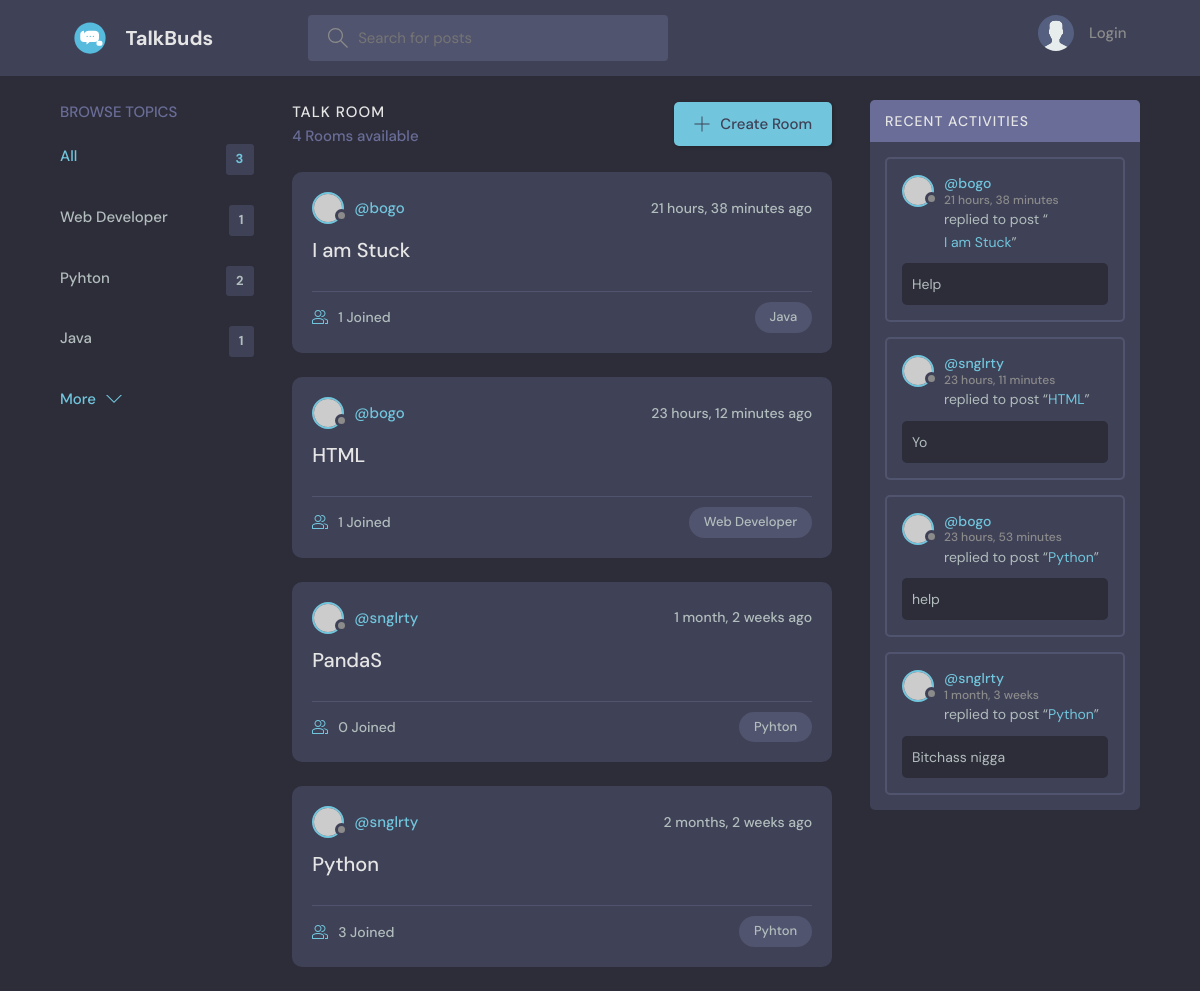
The page / on the database its author committed.
### base/models.py (models this page shows, shortened)
class Topic(models.Model):
    name = models.CharField(max_length=200)

class Room(models.Model):
    host = models.ForeignKey(User, on_delete= models.SET_NULL, null= True)
    topic = models.ForeignKey(Topic, on_delete= models.SET_NULL, null= True)
    name = models.CharField(max_length=200)
    description = models.TextField(null=True, blank=True)
    participants = models.ManyToManyField(User,related_name='particpants',blank='True')
    updated = models.DateTimeField(auto_now= True)
    created = models.DateTimeField(auto_now_add= True)
    class Meta:
        ordering = ['-updated','-created']
    def __str__(self):
        return self.name

class message(models.Model):
    user = models.ForeignKey(User,on_delete=models.CASCADE)
    room = models.ForeignKey(Room, on_delete=models.CASCADE)
    body = models.TextField()
    updated = models.DateTimeField(auto_now= True)
    created = models.DateTimeField(auto_now_add= True)
    class Meta:
        ordering = ['-updated','-created']

### base/views.py (the view)
# urls.py: path('',home,name="home"),
def home(request):
    q = request.GET.get('q') if request.GET.get('q') != None else ''
    rooms = Room.objects.filter(
        Q(topic__name__icontains=q) |
        Q(name__icontains=q) |
        Q(description__icontains=q)
    )
    topics = Topic.objects.all()
    room_count = rooms.count()
    chats = message.objects.all()
    context = {'rooms' : rooms,'topics' : topics,'room_count':room_count, 'chats' : chats}
    return render(request,'base/home.html',context)

### base/templates/base/home.html (shortened to what this page needs)
{%extends 'main.html'%}
{%block content%}
    <main class="layout layout--3">
      <div class="container">
        {% include 'base/topics_component.html' %}
        <div class="roomList">
          <div class="roomList__header">
            <div>
              <h2>Talk Room</h2>
              <p>{{room_count}} Rooms available</p>
            </div>
            <a class="btn btn--main" href="{%url 'create-room'%}">
              <svg version="1.1" xmlns="http://www.w3.org/2000/svg" width="32" height="32" viewBox="0 0 32 32">
                <title>add</title>
                <path
                  d="M16.943 0.943h-1.885v14.115h-14.115v1.885h14.115v14.115h1.885v-14.115h14.115v-1.885h-14.115v-14.115z"
                ></path>
              </svg>
              Create Room
            </a>
          </div>
                {% include 'base/feed_component.html' %}
        </div>
        {%include 'base/activity_component.html'%}
      </div>
    </main>
    {%endblock%}

### base/templates/base/topics_component.html
<div class="topics">
    <div class="topics__header">
      <h2>Browse Topics</h2>
    </div>
    <ul class="topics__list">
      <li>
        <a href="{% url 'home' %}" class="active">All <span>{{topics.count}}</span></a>
      </li>
      {% for topic in topics %}
      <li>
        <a href="{% url 'home' %}?q={{topic.name}}">{{topic.name}}<span>{{topic.room_set.all.count}}</span></a>
      </li>
      {% endfor   %}
    </ul>
    <a class="btn btn--link" href="{% url 'topics'%}">
      More
      <svg version="1.1" xmlns="http://www.w3.org/2000/svg" width="32" height="32" viewBox="0 0 32 32">
        <title>chevron-down</title>
        <path d="M16 21l-13-13h-3l16 16 16-16h-3l-13 13z"></path>
      </svg>
    </a>
  </div>

### base/templates/base/feed_component.html (shortened to what this page needs)
{% for room in rooms %}
    <div class="roomListRoom">
      <div class="roomListRoom__header">
        <a href="{% url 'profile' room.host.id %}" class="roomListRoom__author">
          <div class="avatar avatar--small">
            <img src="https://randomuser.me/api/portraits/women/11.jpg" />
          </div>
          <span>@{{ room.host.username }}</span>
        </a>
        <div class="roomListRoom__actions">
          <span>{{room.created|timesince}} ago</span>
        </div>
      </div>
      <div class="roomListRoom__content">
        <a href="{% url 'room' room.id%}">{{room.name}}</a>
      </div>
      <div class="roomListRoom__meta">
        <a href="{% url 'room' room.id%}" class="roomListRoom__joined">
          {{room.participants.all.count}} Joined
        </a>
        <p class="roomListRoom__topic">{{ room.topic.name }}</p>
      </div>
    </div>
{%endfor%}

### base/templates/base/activity_component.html
<div class="activities">
    <div class="activities__header">
      <h2>Recent Activities</h2>
    </div>
    {% for chat in chats %}
    <div class="activities__box">
      <div class="activities__boxHeader roomListRoom__header">
        <a href="{% url 'profile' chat.user.id %}" class="roomListRoom__author">
          <div class="avatar avatar--small">
            <img src="https://randomuser.me/api/portraits/women/11.jpg" />
          </div>
          <p>
            @{{chat.user}}
            <span>{{chat.created|timesince}}</span>
          </p>
        </a>
      </div>
      <div class="activities__boxContent">
        <p>replied to post “<a href="{% url 'room' chat.room.id %}">{{chat.room}}</a>”</p>
        <div class="activities__boxRoomContent">
            {{chat.body}}
        </div>
      </div>
    </div>
    {% endfor %}
  </div>

### rows shown on the page
Topic: name "Web Developer", room_set.all.count "1"
Topic: name "Pyhton", room_set.all.count "2"
Topic: name "Java", room_set.all.count "1"
Room: host.username "bogo", created "21 hours, 38 minutes", name "I am Stuck", participants.all.count "1", topic.name "Java"
Room: host.username "bogo", created "23 hours, 12 minutes", name "HTML", participants.all.count "1", topic.name "Web Developer"
Room: host.username "snglrty", created "1 month, 2 weeks", name "PandaS", participants.all.count "0", topic.name "Pyhton"
Room: host.username "snglrty", created "2 months, 2 weeks", name "Python", participants.all.count "3", topic.name "Pyhton"
message: user "bogo", created "21 hours, 38 minutes", room "I am Stuck", body "Help"
message: user "snglrty", created "23 hours, 11 minutes", room "HTML", body "Yo"
message: user "bogo", created "23 hours, 53 minutes", room "Python", body "help"
message: user "snglrty", created "1 month, 3 weeks", room "Python", body "Bitchass nigga"

### other values the page prints
{{ topics.count }} "3"
{{ room_count }} "4"
